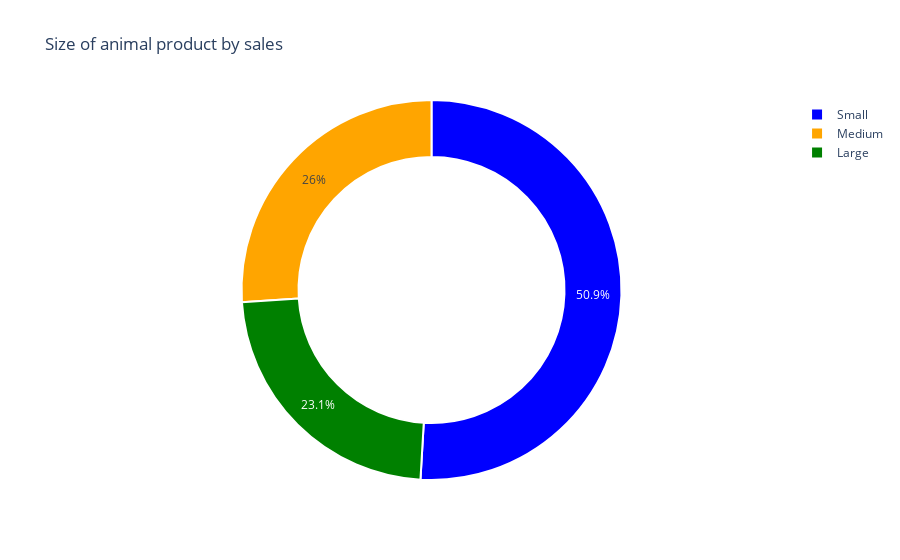

The notebook cell saved with this chart:
### Code cell
# Define the colors and labels for the pie chart
colors = ['green', 'orange', 'blue', 'red']
labels = size_sales.index

# Create a pie chart trace with custom colors and labels
trace = go.Pie(labels=labels, values=size_sales.values, hole=0.7,
               marker=dict(colors=colors, line=dict(color='white', width=2)))

# Create a layout with a custom title
layout = go.Layout(title='Size of animal product by sales')

# Create a figure with the trace and layout, and display it
fig = go.Figure(data=[trace], layout=layout)
fig.show()

### Figure 1 — Plotly figure (JSON) as saved in the notebook; plotly's stock layout.template omitted (floating-point values rounded to 4 significant figures)
{"data": [{"hole": 0.7, "labels": ["Large", "Medium", "Small"], "marker": {"colors": ["green", "orange", "blue", "red"], "line": {"color": "white", "width": 2}}, "type": "pie", "values": [344600.0, 389000.0, 761300.0]}], "layout": {"title": {"text": "Size of animal product by sales"}}}
